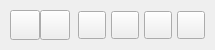
           <widget class="QFrame" name="contentTopBg">
            <property name="minimumSize">
             <size>
              <width>0</width>
              <height>50</height>
             </size>
            </property>
            <property name="maximumSize">
             <size>
              <width>16777215</width>
              <height>50</height>
             </size>
            </property>
            <property name="frameShape">
             <enum>QFrame::Shape::NoFrame</enum>
            </property>
            <layout class="QHBoxLayout" name="horizontalLayout">
             <property name="spacing">
              <number>0</number>
             </property>
             <property name="leftMargin">
              <number>0</number>
             </property>
             <property name="topMargin">
              <number>0</number>
             </property>
             <property name="rightMargin">
              <number>10</number>
             </property>
             <property name="bottomMargin">
              <number>0</number>
             </property>
             <item>
              <widget class="QFrame" name="leftBox">
               <property name="sizePolicy">
                <sizepolicy hsizetype="Expanding" vsizetype="Preferred">
                 <horstretch>0</horstretch>
                 <verstretch>0</verstretch>
                </sizepolicy>
               </property>
               <property name="frameShape">
                <enum>QFrame::Shape::NoFrame</enum>
               </property>
               <layout class="QHBoxLayout" name="horizontalLayout_3">
                <property name="spacing">
                 <number>0</number>
                </property>
                <property name="leftMargin">
                 <number>10</number>
                </property>
                <property name="topMargin">
                 <number>0</number>
                </property>
                <property name="rightMargin">
                 <number>0</number>
                </property>
                <property name="bottomMargin">
                 <number>0</number>
                </property>
                <item>
                 <widget class="QPushButton" name="btn_file">
                  <property name="minimumSize">
                   <size>
                    <width>30</width>
                    <height>30</height>
                   </size>
                  </property>
                  <property name="maximumSize">
                   <size>
                    <width>30</width>
                    <height>30</height>
                   </size>
                  </property>
                  <property name="cursor">
                   <cursorShape>PointingHandCursor</cursorShape>
                  </property>
                  <property name="toolTip">
                   <string>Settings</string>
                  </property>
                  <property name="text">
                   <string/>
                  </property>
                  <property name="icon">
                   <iconset resource="resources.qrc">
                    <normaloff>:/icons/images/icons/cil-folder-open.png</normaloff>:/icons/images/icons/cil-folder-open.png</iconset>
                  </property>
                  <property name="iconSize">
                   <size>
                    <width>20</width>
                    <height>20</height>
                   </size>
                  </property>
                 </widget>
                </item>
                <item>
                 <widget class="QPushButton" name="btn_help">
                  <property name="minimumSize">
                   <size>
                    <width>30</width>
                    <height>30</height>
                   </size>
                  </property>
                  <property name="maximumSize">
                   <size>
                    <width>30</width>
                    <height>30</height>
                   </size>
                  </property>
                  <property name="cursor">
                   <cursorShape>PointingHandCursor</cursorShape>
                  </property>
                  <property name="toolTip">
                   <string>Settings</string>
                  </property>
                  <property name="text">
                   <string/>
                  </property>
                  <property name="icon">
                   <iconset resource="resources.qrc">
                    <normaloff>:/images/images/images/问号.png</normaloff>:/images/images/images/问号.png</iconset>
                  </property>
                  <property name="iconSize">
                   <size>
                    <width>20</width>
                    <height>20</height>
                   </size>
                  </property>
                 </widget>
                </item>
                <item>
                 <widget class="QLabel" name="titleRightInfo">
                  <property name="font">
                   <font>
                    <family>Segoe UI</family>
                    <pointsize>10</pointsize>
                    <italic>false</italic>
                    <bold>false</bold>
                   </font>
                  </property>
                  <property name="text">
                   <string/>
                  </property>
                  <property name="alignment">
                   <set>Qt::AlignmentFlag::AlignCenter</set>
                  </property>
                 </widget>
                </item>
               </layout>
              </widget>
             </item>
             <item>
              <widget class="QFrame" name="rightButtons">
               <property name="minimumSize">
                <size>
                 <width>0</width>
                 <height>28</height>
                </size>
               </property>
               <property name="frameShape">
                <enum>QFrame::Shape::NoFrame</enum>
               </property>
               <layout class="QHBoxLayout" name="horizontalLayout_2">
                <property name="spacing">
                 <number>5</number>
                </property>
                <property name="leftMargin">
                 <number>0</number>
                </property>
                <property name="topMargin">
                 <number>0</number>
                </property>
                <property name="rightMargin">
                 <number>0</number>
                </property>
                <property name="bottomMargin">
                 <number>0</number>
                </property>
                <item>
                 <widget class="QPushButton" name="settingsTopBtn">
                  <property name="minimumSize">
                   <size>
                    <width>28</width>
                    <height>28</height>
                   </size>
                  </property>
                  <property name="maximumSize">
                   <size>
                    <width>28</width>
                    <height>28</height>
                   </size>
                  </property>
                  <property name="cursor">
                   <cursorShape>PointingHandCursor</cursorShape>
                  </property>
                  <property name="toolTip">
                   <string>Settings</string>
                  </property>
                  <property name="text">
                   <string/>
                  </property>
                  <property name="icon">
                   <iconset resource="resources.qrc">
                    <normaloff>:/icons/images/icons/icon_settings.png</normaloff>:/icons/images/icons/icon_settings.png</iconset>
                  </property>
                  <property name="iconSize">
                   <size>
                    <width>20</width>
                    <height>20</height>
                   </size>
                  </property>
                 </widget>
                </item>
                <item>
                 <widget class="QPushButton" name="minimizeAppBtn">
                  <property name="minimumSize">
                   <size>
                    <width>28</width>
                    <height>28</height>
                   </size>
                  </property>
                  <property name="maximumSize">
                   <size>
                    <width>28</width>
                    <height>28</height>
                   </size>
                  </property>
                  <property name="cursor">
                   <cursorShape>PointingHandCursor</cursorShape>
                  </property>
                  <property name="toolTip">
                   <string>Minimize</string>
                  </property>
                  <property name="text">
                   <string/>
                  </property>
                  <property name="icon">
                   <iconset resource="resources.qrc">
                    <normaloff>:/icons/images/icons/icon_minimize.png</normaloff>:/icons/images/icons/icon_minimize.png</iconset>
                  </property>
                  <property name="iconSize">
                   <size>
                    <width>20</width>
                    <height>20</height>
                   </size>
                  </property>
                 </widget>
                </item>
                <item>
                 <widget class="QPushButton" name="maximizeRestoreAppBtn">
                  <property name="minimumSize">
                   <size>
                    <width>28</width>
                    <height>28</height>
                   </size>
                  </property>
                  <property name="maximumSize">
                   <size>
                    <width>28</width>
                    <height>28</height>
                   </size>
                  </property>
                  <property name="font">
                   <font>
                    <family>Segoe UI</family>
                    <pointsize>10</pointsize>
                    <italic>false</italic>
                    <bold>false</bold>
                    <stylestrategy>PreferDefault</stylestrategy>
                   </font>
                  </property>
                  <property name="cursor">
                   <cursorShape>PointingHandCursor</cursorShape>
                  </property>
                  <property name="toolTip">
                   <string>Maximize</string>
                  </property>
                  <property name="text">
                   <string/>
                  </property>
                  <property name="icon">
                   <iconset resource="resources.qrc">
                    <normaloff>:/icons/images/icons/icon_maximize.png</normaloff>:/icons/images/icons/icon_maximize.png</iconset>
                  </property>
                  <property name="iconSize">
                   <size>
                    <width>20</width>
                    <height>20</height>
                   </size>
                  </property>
                 </widget>
                </item>
                <item>
                 <widget class="QPushButton" name="closeAppBtn">
                  <property name="minimumSize">
                   <size>
                    <width>28</width>
                    <height>28</height>
                   </size>
                  </property>
                  <property name="maximumSize">
                   <size>
                    <width>28</width>
                    <height>28</height>
                   </size>
                  </property>
                  <property name="cursor">
                   <cursorShape>PointingHandCursor</cursorShape>
                  </property>
                  <property name="toolTip">
                   <string>Close</string>
                  </property>
                  <property name="text">
                   <string/>
                  </property>
                  <property name="icon">
                   <iconset resource="resources.qrc">
                    <normaloff>:/icons/images/icons/icon_close.png</normaloff>:/icons/images/icons/icon_close.png</iconset>
                  </property>
                  <property name="iconSize">
                   <size>
                    <width>20</width>
                    <height>20</height>
                   </size>
                  </property>
                 </widget>
                </item>
               </layout>
              </widget>
             </item>
            </layout>
           </widget>
